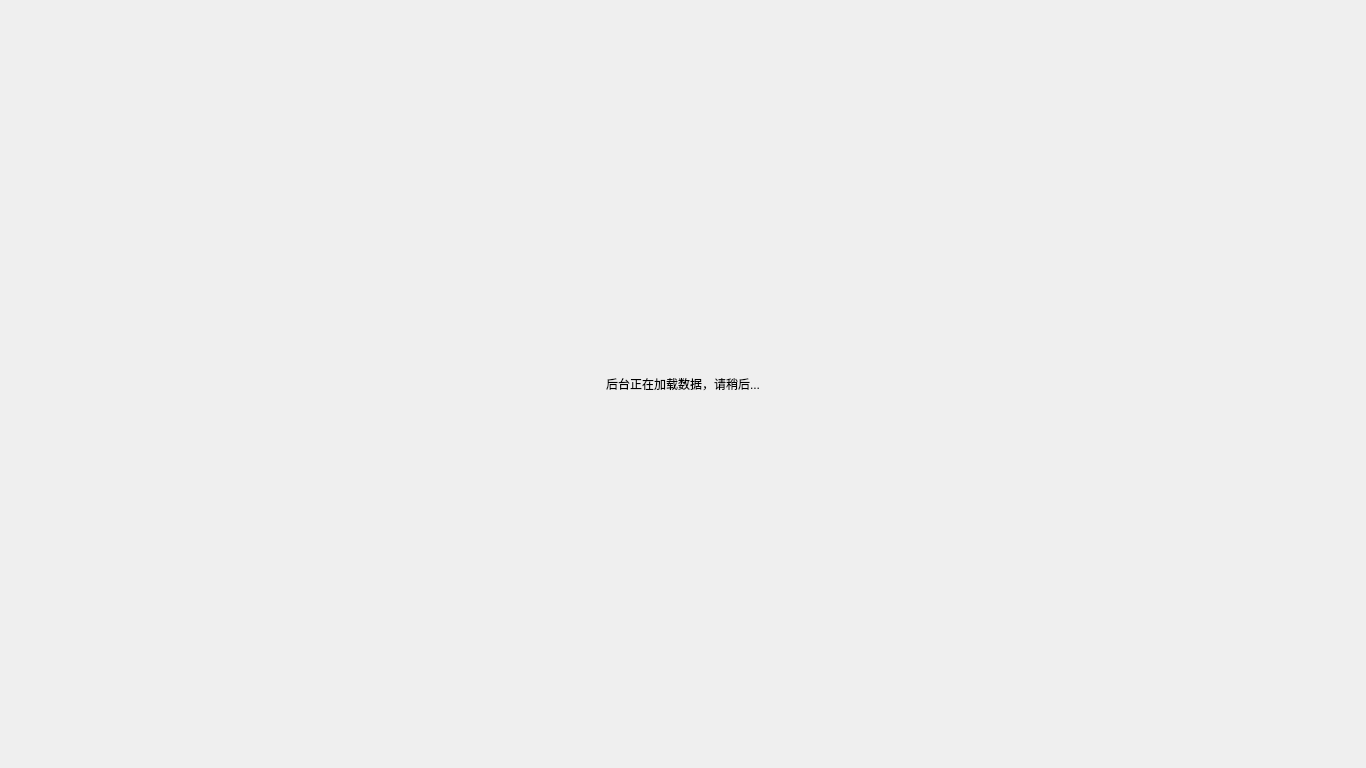
<?xml version="1.0" encoding="UTF-8"?>
<ui version="4.0">
 <class>StrategyWaitWidget</class>
 <widget class="QWidget" name="StrategyWaitWidget">
  <property name="geometry">
   <rect>
    <x>0</x>
    <y>0</y>
    <width>1366</width>
    <height>768</height>
   </rect>
  </property>
  <property name="windowTitle">
   <string>Form</string>
  </property>
  <layout class="QGridLayout" name="gridLayout">
   <item row="0" column="0">
    <widget class="QLabel" name="label">
     <property name="text">
      <string>后台正在加载数据，请稍后...</string>
     </property>
     <property name="alignment">
      <set>Qt::AlignCenter</set>
     </property>
    </widget>
   </item>
  </layout>
 </widget>
 <resources/>
 <connections/>
</ui>
